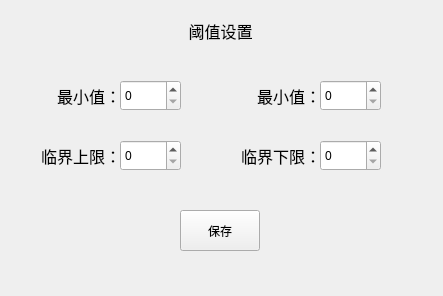
<?xml version="1.0" encoding="UTF-8"?>
<ui version="4.0">
 <class>SettingThreshold</class>
 <widget class="QWidget" name="SettingThreshold">
  <property name="geometry">
   <rect>
    <x>0</x>
    <y>0</y>
    <width>443</width>
    <height>296</height>
   </rect>
  </property>
  <property name="windowTitle">
   <string>Form</string>
  </property>
  <widget class="QLabel" name="label">
   <property name="geometry">
    <rect>
     <x>10</x>
     <y>10</y>
     <width>421</width>
     <height>41</height>
    </rect>
   </property>
   <property name="font">
    <font>
     <pointsize>12</pointsize>
    </font>
   </property>
   <property name="text">
    <string>阈值设置</string>
   </property>
   <property name="alignment">
    <set>Qt::AlignCenter</set>
   </property>
  </widget>
  <widget class="QLabel" name="label_2">
   <property name="geometry">
    <rect>
     <x>50</x>
     <y>80</y>
     <width>71</width>
     <height>31</height>
    </rect>
   </property>
   <property name="font">
    <font>
     <pointsize>12</pointsize>
    </font>
   </property>
   <property name="text">
    <string>最小值：</string>
   </property>
   <property name="alignment">
    <set>Qt::AlignRight|Qt::AlignTrailing|Qt::AlignVCenter</set>
   </property>
  </widget>
  <widget class="QSpinBox" name="spinBox">
   <property name="geometry">
    <rect>
     <x>120</x>
     <y>80</y>
     <width>61</width>
     <height>31</height>
    </rect>
   </property>
   <property name="suffix">
    <string/>
   </property>
   <property name="prefix">
    <string/>
   </property>
  </widget>
  <widget class="QSpinBox" name="spinBox_2">
   <property name="geometry">
    <rect>
     <x>320</x>
     <y>80</y>
     <width>61</width>
     <height>31</height>
    </rect>
   </property>
  </widget>
  <widget class="QLabel" name="label_3">
   <property name="geometry">
    <rect>
     <x>250</x>
     <y>80</y>
     <width>71</width>
     <height>31</height>
    </rect>
   </property>
   <property name="font">
    <font>
     <pointsize>12</pointsize>
    </font>
   </property>
   <property name="text">
    <string>最小值：</string>
   </property>
   <property name="alignment">
    <set>Qt::AlignRight|Qt::AlignTrailing|Qt::AlignVCenter</set>
   </property>
  </widget>
  <widget class="QSpinBox" name="spinBox_3">
   <property name="geometry">
    <rect>
     <x>320</x>
     <y>140</y>
     <width>61</width>
     <height>31</height>
    </rect>
   </property>
  </widget>
  <widget class="QSpinBox" name="spinBox_4">
   <property name="geometry">
    <rect>
     <x>120</x>
     <y>140</y>
     <width>61</width>
     <height>31</height>
    </rect>
   </property>
  </widget>
  <widget class="QLabel" name="label_4">
   <property name="geometry">
    <rect>
     <x>30</x>
     <y>140</y>
     <width>91</width>
     <height>31</height>
    </rect>
   </property>
   <property name="font">
    <font>
     <pointsize>12</pointsize>
    </font>
   </property>
   <property name="text">
    <string>临界上限：</string>
   </property>
   <property name="alignment">
    <set>Qt::AlignRight|Qt::AlignTrailing|Qt::AlignVCenter</set>
   </property>
  </widget>
  <widget class="QLabel" name="label_5">
   <property name="geometry">
    <rect>
     <x>230</x>
     <y>140</y>
     <width>91</width>
     <height>31</height>
    </rect>
   </property>
   <property name="font">
    <font>
     <pointsize>12</pointsize>
    </font>
   </property>
   <property name="text">
    <string>临界下限：</string>
   </property>
   <property name="alignment">
    <set>Qt::AlignRight|Qt::AlignTrailing|Qt::AlignVCenter</set>
   </property>
  </widget>
  <widget class="QPushButton" name="pushButton">
   <property name="geometry">
    <rect>
     <x>180</x>
     <y>210</y>
     <width>80</width>
     <height>41</height>
    </rect>
   </property>
   <property name="text">
    <string>保存</string>
   </property>
  </widget>
 </widget>
 <resources/>
 <connections/>
</ui>
